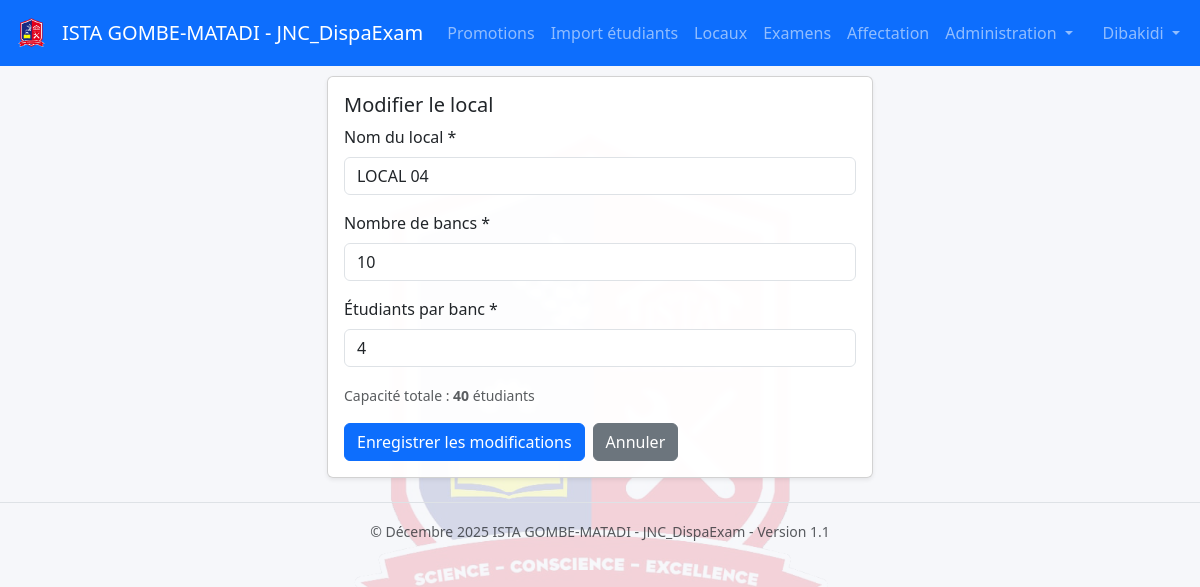
Screenshot of /rooms/4/edit (signed in) with the database file from the repository.
### tables this page shows
CREATE TABLE rooms (
            id INTEGER PRIMARY KEY AUTOINCREMENT,
            name TEXT NOT NULL UNIQUE,
            benches INTEGER NOT NULL DEFAULT 0,
            students_per_bench INTEGER NOT NULL DEFAULT 1
        );

### app.py (the view, shortened to what this page needs)
@app.route("/rooms/<int:room_id>/edit", methods=["GET", "POST"])
@login_required
def edit_room(room_id):
    conn = get_db()
    cur = conn.cursor()
    cur.execute("SELECT * FROM rooms WHERE id = ?", (room_id,))
    room = cur.fetchone()
    if not room:
        flash("Local introuvable.", "danger")
        return redirect(url_for("rooms"))
    return render_template("edit_room.html", room=room)

### app.py (called while the page is built)
def get_db():
    if "db" not in g:
        g.db = get_connection()
    return g.db

def login_required(f):
    @wraps(f)
    def decorated_function(*args, **kwargs):
        if 'user_id' not in session:
            flash("Vous devez vous connecter pour accéder à cette page.", "warning")
            return redirect(url_for('login'))
        return f(*args, **kwargs)
    return decorated_function

### database.py (called while the page is built)
def get_connection():
    conn = sqlite3.connect(DB_PATH, check_same_thread=False)
    conn.row_factory = sqlite3.Row
    return conn

### templates/edit_room.html
{% extends "base.html" %}
{% block content %}
<div class="row">
  <div class="col-md-6 mx-auto">
    <div class="card shadow-sm">
      <div class="card-body">
        <h5 class="card-title">Modifier le local</h5>
        <form method="post">
          <div class="mb-3">
            <label class="form-label">Nom du local *</label>
            <input class="form-control" name="name" value="{{ room['name'] }}" required>
          </div>
          <div class="mb-3">
            <label class="form-label">Nombre de bancs *</label>
            <input class="form-control" name="benches" type="number" min="1" value="{{ room['benches'] }}" required>
          </div>
          <div class="mb-3">
            <label class="form-label">Étudiants par banc *</label>
            <input class="form-control" name="per_bench" type="number" min="1" value="{{ room['students_per_bench'] }}" required>
          </div>
          <div class="mb-3">
            <small class="text-muted">Capacité totale : <strong>{{ room['benches'] * room['students_per_bench'] }}</strong> étudiants</small>
          </div>
          <div class="d-flex gap-2">
            <button type="submit" class="btn btn-primary">Enregistrer les modifications</button>
            <a href="{{ url_for('rooms') }}" class="btn btn-secondary">Annuler</a>
          </div>
        </form>
      </div>
    </div>
  </div>
</div>
{% endblock %}

### static/styles.css (style rules this page uses)
body { background: #f6f7fb; }

### rows the page displays
rooms: name "LOCAL 04", benches "10", per_bench "4", room['benches']*room['students_per_bench'] "40"

### other values shown
{{ session.get('username', 'Utilisateur') }} "Dibakidi"
